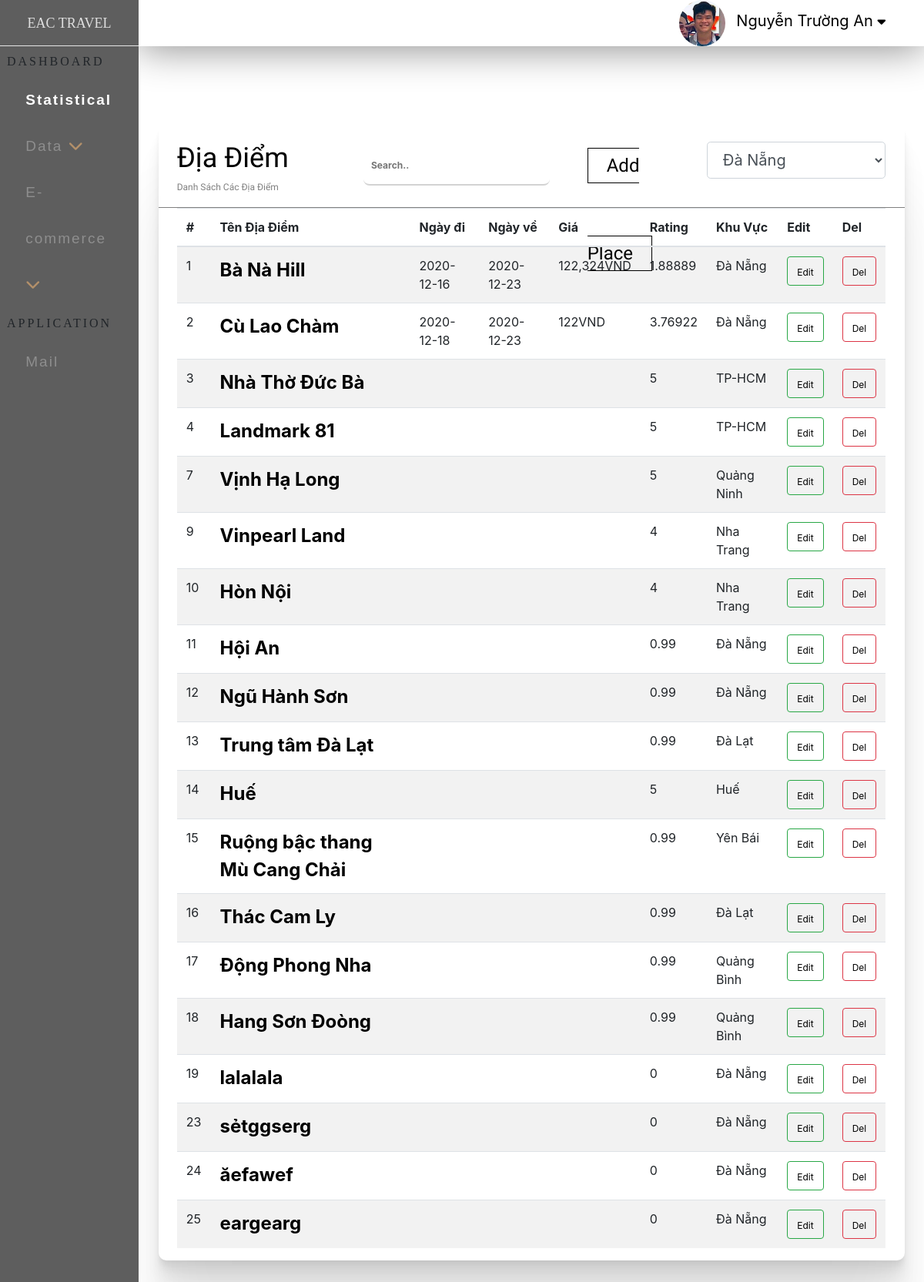
The app's page /admin/index.php?ctrl=tour (signed in) with its own data.
### tables this page shows
CREATE TABLE `diadiem` (
  `id_dd` int(11) NOT NULL,
  `name_dd` varchar(250) DEFAULT NULL,
  `rating_dd` float NOT NULL,
  `id_kv` int(11) DEFAULT NULL,
  `img_dd` varchar(100) DEFAULT NULL,
  `view` double NOT NULL,
  `sl` int(11) DEFAULT NULL,
  `trangthai` int(11) DEFAULT NULL,
  `ngaydi` date DEFAULT NULL,
  `ngayve` date DEFAULT NULL,
  `gia` double NOT NULL
);

CREATE TABLE `khuvuc` (
  `id_kv` int(11) NOT NULL,
  `name_kv` varchar(250) DEFAULT NULL,
  `img_kv` varchar(50) DEFAULT NULL
);

### admin/model/database.php (called while the page is built, shortened)
<?php
   function getConnection(){
        $host='localhost';
        $dbname='eac2';
        $userName='root';
        $passWord='';
            $DBH = new PDO('mysql:host='.$host.';dbname='.$dbname,$userName,$passWord);
            return $DBH;
    }
    function query($sql){
        $connect = getConnection();
        $result = $connect -> query($sql);
        return  $result;
    }
?>

### admin/model/login.php (called while the page is built, shortened)
<?php
            include_once('database.php');
            function getad($mail){
                $sql="SELECT * FROM admin WHERE email = '$mail'";
                return query($sql);
            }
?>

### admin/model/place.php (called while the page is built, shortened)
<?php
        include_once('database.php');
        function getAllKV(){
            $sql="SELECT * from khuvuc ";
            return query($sql);
        }
?>

### admin/model/tour.php (called while the page is built, shortened)
<?php
        include_once('database.php');
        function getAlldd(){
            $sql="SELECT * FROM diadiem JOIN khuvuc on diadiem.id_kv = khuvuc.id_kv";
            return query($sql);
        }
?>

### admin/view/tour/place.php (the view, shortened to what this page needs)
<div class="full">
    <div class="boxcenter_statis">
        <div class="box_view_place">
                     <div class="title_view_ad">
                        <div class="text_view_place">
                            <span>Địa Điểm</span> <br>
                            Danh Sách Các Địa Điểm
                        </div>
                        <div class="search">
                        <input id="timkiem" type="text" placeholder="Search..">
                        </div>
                        <div class="btn_tour">
                                <select class="form-control form-control-lg fl ">
                                    <?php
                                        foreach($kv as $kv){
                                            echo'
                                            <a href="index.php?ctrl=home"><option value='.$kv['id_kv'].'>'.$kv['name_kv'].'</option></a>
                                            ';
                                        }
                                    ?>
                                </select>
                                <div class="btn_place">
                                    <a href="index.php?ctrl=tour&act=add">Add Place </a>
                                </div>
                        </div>
                    </div>
                    <div class="full">
                        <div class="boxcenter_statis">
                            <div class="content_view_ad">
                                <table class="table table-striped">
                                    <thead>
                                        <tr>
                                            <th scope="col">#</th>
                                            <th scope="col">Tên Địa Điểm</th>
                                            <th scope="col">Ngày đi</th>
                                            <th scope="col">Ngày về</th>
                                            <th scope="col">Giá</th>
                                            <th scope="col">Rating</th>
                                            <th scope="col">Khu Vực</th>
                                            <th scope="col">Edit</th>
                                            <th scope="col">Del</th>
                                        </tr>
                                    </thead>
                                    <tbody id="search">
                                    <?php
                                        if (!function_exists('currency_format')) {
                                            function currency_format($number, $suffix = 'VND') {
                                                if (!empty($number)) {
                                                    return number_format($number, 0, ',', ',') . "{$suffix}";
                                                }
                                            }
                                        }
                                     ?>
                                        <?php
                                            foreach($dd as $diadiem){
                                                echo'
                                                    <tr>
                                                        <td scope="row">'.$diadiem['id_dd'].'</td>
                                                        <td><a href="index.php?ctrl=tour&act=addcontenttour&id='.$diadiem['id_dd'].'" class="tendd">'.$diadiem['name_dd'].'</a></td>
                                                        <td>'.$diadiem['ngaydi'].'</td>
                                                        <td>'.$diadiem['ngayve'].'</td>
                                                        <td>'.currency_format($diadiem['gia']).'</td>
                                                        <td>'.$diadiem['rating_dd'].'</td>
                                                        <td>'.$diadiem['name_kv'].'</td>
                                                        <td><button type="button" class="btn btn-outline-success"><a href="index.php?ctrl=tour&act=edit&id='.$diadiem['id_dd'].'">Edit</a></button></td>
                                                        <td><button type="button" class="btn btn-outline-danger"><a href="index.php?ctrl=tour&act=del&id='.$diadiem['id_dd'].'">Del</a></button></td>
                                                    </tr>
                                                ';
                                            }
                                        ?>
                                     </tbody>
                                </table>
                            </div>
                        </div>
                    </div>
        </div>
    </div>
</div>

### admin/index.php (shortened to what this page needs)
<!DOCTYPE html>
<html lang="en">
<head>
    <link rel="stylesheet" href="css/index.css">
    <link rel="stylesheet" href="css/statistical.css">
    <link rel="stylesheet" href="css/tour.css">
    <link rel="stylesheet" href="css/place.css">
    <link rel="stylesheet" href="css/add.css">
    <link rel="stylesheet" href="css/tip.css">
    <link rel="stylesheet" href="css/content.css">
    <link rel="stylesheet" href="css/contenttip.css">
    <link rel="stylesheet" href="css/usertour.css">
    <link rel="stylesheet" href="https://use.fontawesome.com/releases/v5.6.3/css/all.css">
<link rel="stylesheet" href="https://cdnjs.cloudflare.com/ajax/libs/font-awesome/4.7.0/css/font-awesome.min.css">
    <link rel="stylesheet" href="https://cdn.jsdelivr.net/npm/bootstrap@4.5.3/dist/css/bootstrap.min.css">
    <link rel="stylesheet" href="https://cdnjs.cloudflare.com/ajax/libs/bootstrap-sweetalert/1.0.1/sweetalert.min.css">
</head>
<body>
    <div class="full">
        <div class="ad_left">
                <div class="title_ad_left">
                    EAC TRAVEL
                </div>
                <div class="dashboarid">
                    <div class="title_db">
                        DASHBOARD
                    </div>
                    <div class="content_db">
                        <ul>
                            <li class="active"><a href="index.php" >Statistical</a></li>
                            <li>
                                <a href="#"  class="feat-btn">Data <i class="fas fa-chevron-down"></i></a>
                            </li>
                            <li>
                                <a href="#" class="serv-btn">E-commerce <i class="fas fa-chevron-down"></i></a>
                            </li>
                        </ul>
                    </div>
                </div>
            <div class="dashboarid">
                <div class="title_db">
                   APPLICATION
                </div>
                <div class="content_db">
                    <ul>
                        <li><a href="#" >Mail</a></li>
                    </ul>
                </div>
            </div>
        </div>
            <div class="ad_right">
                <div class="full">
                    <div class="top_ad_right">
                        <?php
                            include_once 'model/login.php';
                            $mail=$_SESSION['admin'];
                            $admin=getad($mail);
                            foreach ($admin as $ad) {
                                echo'
                                <div class="dropdown">
                                    <ul>
                                    <img src="../site/img/'.$ad['img_ad'].'"width="60px"  style="border-radius: 50px;  alt="">
                                        <li><a href="#">'.$ad['name_ad'].' <i class="fa fa-caret-down" style="font-size:17px;color:black"></i></a>
                                        <div class="nav_ad_con">
                                                 <ul>
                                                    <li><a href="#">Changes Pass</a></li>
                                                    <li><a href="logout.php">Log Out</a></li>
                                                </ul>
                                           </div>
                                        </li>
                                    </ul>
                                </div>
                                ';
                            }
                        ?>
                    </div>
                </div>
            <?php
            $ctrl='home';
            if(isset($_GET['ctrl'])){
                $ctrl = $_GET['ctrl'];
            }
            include 'controller/'.$ctrl.'.php';
        ?>
            </div>
    </div>
</body>
</html>

### admin/css/index.css (style rules this page uses)
body { margin: 0; }
.full { width: 100%; float: left; }
.ad_left { position: fixed; top: 0; left: 0; bottom: 0; width: 15%; background-color:#5e5e5e; }
.title_ad_left { width: 100%; height: 60px; line-height: 60px; font-size: 1.5vw; text-align: center; color: #dfdfdf; border-bottom: 1px solid #e6e6e6; font-family: 'Playfair Display', serif; }
.dashboarid { width: 100%; min-height:300px ; }
.title_db { width: 95%; height: 10%; line-height: 40px; margin-left: 5%; font-family: 'Tinos', serif; letter-spacing: 3px; }
.content_db { width: 85%; min-height: 260px; margin-left: 10%; }
.content_db ul { height: 90%; list-style: none; padding: 0; margin: 0; }
.content_db ul li { line-height: 60px; }
.content_db ul li a { color:#8e8e8e; text-decoration: none; padding-left: 10%; font-size: 19px; display: block; width: 90%; transition:all 0.5s; font-family: 'Noto Sans JP', sans-serif; letter-spacing: 2px; }
* i { color: #b3906a; }
.content_db ul li.active a { color: white; font-weight: bold; }
.ad_right { width: 85%; min-height: 722px; float: right; background-color: #ffffff; }
.top_ad_right { width: 100%; height: 60px; box-shadow:0 5px 50px rgba(0, 0, 0, 0.43); background-color: white; margin-bottom: 50px ; }
.dropdown { text-align: center; float: right; }
.dropdown ul { list-style: none; padding: 0; margin: 0; }
.dropdown ul li { background: white; position: relative; list-style: none; display: inline-block; }
.dropdown ul li a { display: block; padding-right: 50px; padding-left: 10px; color: black; text-decoration: none; line-height: 50px; font-size: 20px; }
button.btn a { color: black; font-size: 1vw; }

### admin/css/statistical.css (style rules this page uses)
.boxcenter_statis { width: 95%; margin: 0 auto 0; }
.title_view_ad { width: 100%; height: 110px; border-radius: 10px 10px 0 0; line-height:30px; font-size: 1vw; border-bottom: 1px solid gray; }

### admin/css/tour.css (style rules this page uses)
.box_view_place { margin: 50px 0; float: left; width: 100%; min-height: 400px; border-radius: 10px; background-color:white; box-shadow: 0 2.8px 2.2px rgba(0, 0, 0, 0.02), 0 6.7px 5.3px rgba(0, 0, 0, 0.028), 0 12.5px 10px rgba(0, 0, 0, 0.035), 0 22.3px 17.9px rgba(0, 0, 0, 0.042), 0 41.8px 33.4px rgba(0, 0, 0, 0.05), 0 100px 80px rgba(0, 0, 0, 0.07) ; }
.text_view_place { float: left; width: 25%; height: 90px; padding-top: 30px; color: gray; font-family: 'Varela Round', sans-serif; margin-left: 2.5%; }
.search { float: left; width: 25%; height: 110px; line-height: 110px; }
.search input { width: 100%; height: 50px; background-color: none; }
.text_view_place span { font-size: 3vw; padding: 50px 0 0 ; color: black; }
.btn_tour { width: 40%; height: 110px; line-height:110px; margin-right: 2.5%; float: right; }
.fl { float: right; }
select.form-control.form-control-lg.fl { width: 60%; margin-top: 2vw; }
.tendd { text-decoration: none; color: black; font-weight: bold; }

### admin/css/place.css (style rules this page uses)
.btn_place a { padding: 0.7vw 2vw; border: 1px solid black; color: black; transition: all 1s; font-family: 'Varela Round', sans-serif; }

### admin/css/tip.css (style rules this page uses)
body { margin: 0; background-color: #CCC; }
input { width: 15%; height: 30px; font-weight: bold; background-color: white; border: 2px black solid; border-radius: 8px; }
a { color: white; font-size: 18pt; }

### admin/css/content.css (style rules this page uses)
body { margin: 0; background-color: rgb(255, 255, 255); }
ul { margin: 0; padding: 0; }
li { margin: 0; padding: 0; list-style: none; }
input[type=text], input[type=password],input[type=tel], input[type=number] { width: 100%; padding: 10px; margin: 2px 0 15px 0; display: inline-block; border: none; border-bottom: rgb(211, 211, 211) solid 2px; }

### admin/css/contenttip.css (style rules this page uses)
body { margin: 0; }

### admin/css/usertour.css (style rules this page uses)
body { margin: 0; background-color: rgb(252, 252, 252); }
ul { margin: 0; padding: 0; }
li { margin: 0; padding: 0; list-style: none; }

### records on screen
diadiem: id_dd "1", name_dd "Bà Nà Hill", ngaydi "2020-12-16", ngayve "2020-12-23", gia "122,324VND", rating_dd "1.88889", id_kv.name_kv "Đà Nẵng"
diadiem: id_dd "2", name_dd "Cù Lao Chàm", ngaydi "2020-12-18", ngayve "2020-12-23", gia "122VND", rating_dd "3.76922", id_kv.name_kv "Đà Nẵng"
diadiem: id_dd "3", name_dd "Nhà Thờ Đức Bà", rating_dd "5", id_kv.name_kv "TP-HCM"
diadiem: id_dd "4", name_dd "Landmark 81", rating_dd "5", id_kv.name_kv "TP-HCM"
diadiem: id_dd "7", name_dd "Vịnh Hạ Long", rating_dd "5", id_kv.name_kv "Quảng Ninh"
diadiem: id_dd "9", name_dd "Vinpearl Land", rating_dd "4", id_kv.name_kv "Nha Trang"
diadiem: id_dd "10", name_dd "Hòn Nội", rating_dd "4", id_kv.name_kv "Nha Trang"
diadiem: id_dd "11", name_dd "Hội An", rating_dd "0.99", id_kv.name_kv "Đà Nẵng"
diadiem: id_dd "12", name_dd "Ngũ Hành Sơn", rating_dd "0.99", id_kv.name_kv "Đà Nẵng"
diadiem: id_dd "13", name_dd "Trung tâm Đà Lạt", rating_dd "0.99", id_kv.name_kv "Đà Lạt"
diadiem: id_dd "14", name_dd "Huế", rating_dd "5", id_kv.name_kv "Huế"
diadiem: id_dd "15", name_dd "Ruộng bậc thang Mù Cang Chải", rating_dd "0.99", id_kv.name_kv "Yên Bái"
diadiem: id_dd "16", name_dd "Thác Cam Ly", rating_dd "0.99", id_kv.name_kv "Đà Lạt"
diadiem: id_dd "17", name_dd "Động Phong Nha", rating_dd "0.99", id_kv.name_kv "Quảng Bình"
diadiem: id_dd "18", name_dd "Hang Sơn Đoòng", rating_dd "0.99", id_kv.name_kv "Quảng Bình"
diadiem: id_dd "19", name_dd "lalalala", rating_dd "0", id_kv.name_kv "Đà Nẵng"
diadiem: id_dd "23", name_dd "sẻtggserg", rating_dd "0", id_kv.name_kv "Đà Nẵng"
diadiem: id_dd "24", name_dd "ăefawef", rating_dd "0", id_kv.name_kv "Đà Nẵng"
diadiem: id_dd "25", name_dd "eargearg", rating_dd "0", id_kv.name_kv "Đà Nẵng"

### other values on screen
$ad['name_ad'] "Nguyễn Trường An"
form field value "Đà Nẵng"
